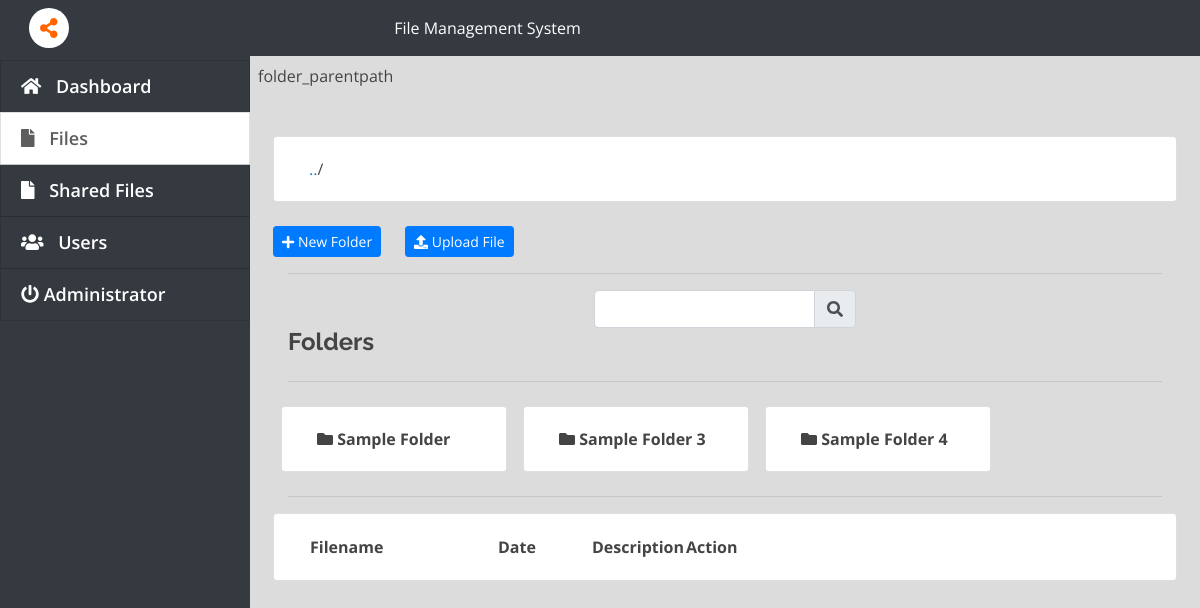
/index.php?page=files (signed in), run on the app's committed database.
### tables this page shows
CREATE TABLE `folders` (
  `id` int(30) NOT NULL,
  `user_id` int(30) NOT NULL,
  `name` varchar(200) NOT NULL,
  `parent_id` int(30) NOT NULL DEFAULT '0'
);

### files.php (the view, shortened to what this page needs)
folder_parentpath<?php
include 'db_connect.php';
$folder_parent = isset($_GET['fid'])? $_GET['fid'] : 0;
$folders = $conn->query("SELECT * FROM folders where parent_id = $folder_parent and user_id = '".$_SESSION['login_id']."'  order by name asc");
?>
<div class="container-fluid"><br><br>
	<div class="col-lg-12">
		<div class="row">
			<div class="card col-lg-12">
				<div class="card-body" id="paths">
				</div>
			</div>
		</div>
		<br>
		<div class="row">
			<button class="btn btn-primary btn-sm" id="new_folder"><i class="fa fa-plus"></i> New Folder</button>
			<button class="btn btn-primary btn-sm ml-4" id="new_file"><i class="fa fa-upload"></i> Upload File</button>
		</div>
		<hr>
		<div class="row">
			<div class="col-lg-12">
			<div class="col-md-4 col-10 offset-md-4 offset-1 input-group">
			<input type="text" class="form-control" id="search" aria-label="Small" aria-describedby="inputGroup-sizing-sm">
			<div class="input-group-append">
				<span class="input-group-text" id="inputGroup-sizing-sm"><i class="fa fa-search"></i></span>
			</div>
			</div>
			</div>
		</div>
		<div class="row">
			<div class="col-md-12"><h4><b>Folders</b></h4></div>
		</div>
		<hr>
		<div class="row">
			<?php
			while($row=$folders->fetch_assoc()):
			?>
				<div class="card col-md-3 mt-2 ml-2 mr-2 mb-2 folder-item" data-id="<?php echo $row['id'] ?>">
					<div class="card-body">
							<large><span><i class="fa fa-folder"></i></span><b class="to_folder"> <?php echo $row['name'] ?></b></large>
					</div>
				</div>
			<?php endwhile; ?>
		</div>
		<hr>
		<div class="row">
			<div class="card col-md-12">
				<div class="card-body">
					<div style="overflow-x: auto; -webkit-overflow-scrolling: touch;">
						<table width="100%" class="table-responsive">
							<tr>
								<th width="40%" class="">Filename</th>
								<th width="20%" class="">Date</th>
								<th width="20%" class="">Description</th>
								<th width="20%" class="">Action</th>
							</tr>
						</table>
					</div>
				</div>
			</div>
		</div>
	</div>
</div>

### assets/css/style.css (style rules this page uses)
body { font-family: "Open Sans", sans-serif; color: #444444; width: 100%; height: calc(100%); }
h1, h2, h3, h4, h5, h6 { font-family: "Raleway", sans-serif; }

### index.php (style rules this page uses)
body { background: #80808045; }

### files.php (style rules this page uses)
.folder-item { cursor: pointer; }

### data on the page
folders: name "Sample Folder"
folders: name "Sample Folder 3"
folders: name "Sample Folder 4"

### other printed values
$_SESSION['login_name'] "Administrator"
